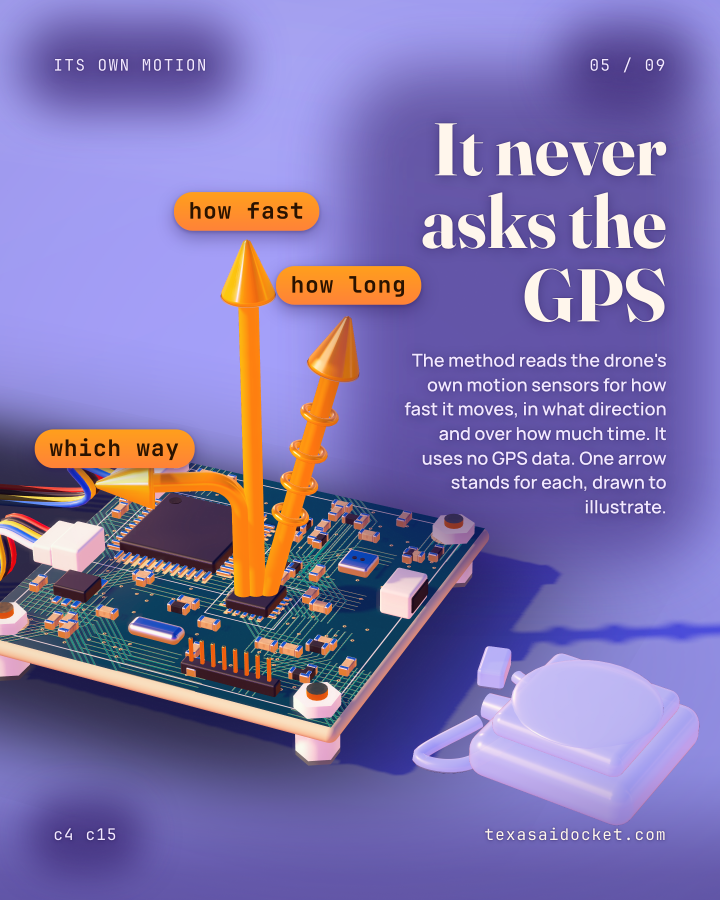
#> input picture runs/carousel/2026-11-20/slide-05.png, 2160 x 2700 px, given in place of slide-01.png, which was not available (shown at 1/3 size)
$ python update_ledgers.py
#> lines starting #> are read from the running program, lines starting #| are printed output that depends on the picture
### scripts/carousel/deck_coherence.py
#!/usr/bin/env python3
"""deck_coherence.py — measure whether the nine RENDERED frames read as one deck.

WHY THIS EXISTS (2026-09-16, owner). "all the slides don't really flow together."

`deck_chassis.py` reads the SOURCE and proves the nine frames were cut from one piece of stock.
This reads the PIXELS and proves they came out that way. Both are needed and neither substitutes
for the other, which is GATE_LESSONS' oldest shape: a rule stated in config, a surface that keeps
its own copy, and nothing in between checking they agree.

WHAT IT MEASURES, and the thresholds are DATA in `config/carousel/deck_coherence.json`, derived
from a corpus rather than chosen:

    value track        each frame's MEDIAN L*, in slide order. Nine numbers, and the deck's
                       whole flow problem lives in the differences between them
    mean adjacent jump the strobe measure. The reference product's median deck moves 2.6 L*
                       between adjacent frames. This product's median deck moved 21.0
    hard cuts          adjacent pairs more than 25 L* apart. Ninety percent of reference decks
                       carry at most one. Not one of this product's nineteen decks did

THE SCORER WAS READING THIS BACKWARDS, which is why it never surfaced. On 2026-09-16 the craft
judge wrote "a genuine value arc (measured 77.8, 77.5, 51.0, 34.1, 45.9, 20.8, 77.5, 43.5, 13.0;
spread 64.8)" and gave the deck credit for it. Frame 6 to frame 7 is a 57 point jump in one
swipe, back to near white from near black, and then down again. That is not an arc, it is a
sawtooth, and the rubric rewarded its amplitude because nothing measured ADJACENCY. A spread is
a property of a set. A deck is a sequence.

WHAT THIS IS NOT. It is not a rule that a deck must be flat. One hard cut is allowed and is the
deck's turn, and the deck says in its storyboard where that turn is, so the cut is a decision
somebody made rather than a thing that happened. Undeclared is a fail even at one.

EXIT CODES
    0  the nine frames read as one deck
    1  a violation, or the checker was called wrongly
    2  the checker itself broke

RUN IT BY EXIT CODE, never by reading the last line.
"""
from __future__ import annotations

import argparse
import json
import re
import sys
from pathlib import Path

REPO_ROOT = Path(__file__).resolve().parents[2]
CONFIG = REPO_ROOT / "config" / "carousel" / "deck_coherence.json"

# The measurement is taken at this size. Small enough that it is the deck's MASSES being
# measured and not its detail, which is the same reason a painter squints at a canvas.
SAMPLE = (216, 270)


def load_config(path: Path = CONFIG) -> dict:
    return json.loads(path.read_text(encoding="utf-8"))["thresholds"]


def median_lstar(path: Path) -> float:
    """A frame's median L*, the value a reader sees when the frame is a thumbnail."""
    import numpy as np
    from PIL import Image

    im = Image.open(path).convert("RGB").resize(SAMPLE)
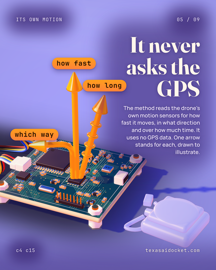
#> im: PIL image 216x270 RGB; mean R, G, B 127, 113.9, 171
    a = np.asarray(im).astype(np.float64) / 255.0
    lin = np.where(a <= 0.04045, a / 12.92, ((a + 0.055) / 1.055) ** 2.4)
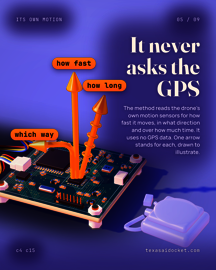
#> lin: shape (270, 216, 3) float64; mean R, G, B 0.265, 0.199, 0.471
    Y = lin[..., 0] * 0.2126 + lin[..., 1] * 0.7152 + lin[..., 2] * 0.0722
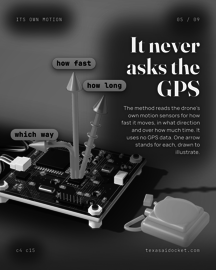
#> Y: shape (270, 216) float64; min 0.00418, max 0.994, mean 0.233
    L = np.where(Y > 0.008856, 116 * np.cbrt(Y) - 16, 903.3 * Y)
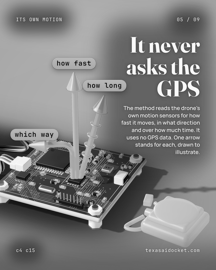
#> L: shape (270, 216) float64; min 3.77, max 99.76, mean 51.4; drawn with min black and max white
    return float(np.median(L))


# [223 lines left out: functions frames_in, declared_cuts, measure, report, self_test, main, not called in this run]


# [6 lines that do not run on import are left out]

### runs/carousel/2026-11-20/update_ledgers.py
#!/usr/bin/env python3
"""update_ledgers.py for 2026-11-20, carousel no. 83. Appends one entry to each variety ledger,
the artwork values measured off the final renders by deck_coherence and layout_check's own
functions, the caption's counts measured off caption.txt. Then ledger_check --derive rewrites the
caption exclusion lists."""
import json, re, sys, subprocess
from pathlib import Path
HERE = Path(__file__).resolve().parent
ROOT = HERE.parents[1] if HERE.parent.name == "out" else HERE.parents[2]
sys.path.insert(0, str(ROOT / "scripts/carousel"))
import deck_coherence as DC, layout_check as LC
from PIL import Image
D, N = "2026-11-20", 83
OUT = ROOT / "out" / D
L = ROOT / "ledger/carousel"
def add(name, entry):
    p = L / f"{name}.json"; t = json.loads(p.read_text())
    t["entries"] = [e for e in t["entries"] if e.get("date") != D] + [entry]
    p.write_text(json.dumps(t, indent=1, ensure_ascii=False) + "\n")
frames = [OUT / "render" / f"slide-{i:02d}.png" for i in range(1, 10)]
#> (the run stopped early here; a loop or call above may not have finished)
